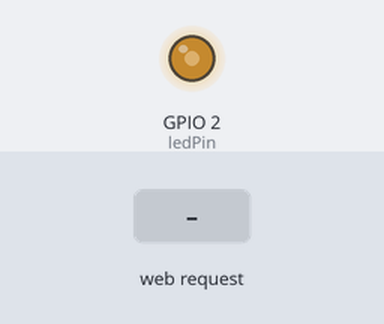
Simulated run of this sketch. Board: ESP32. Shown: output pins drawn as LEDs (lit = HIGH). The inputs (shaded band) are chosen by the test bench. WiFi joins after 1.5 s; servers stay silent unless stated; what the sketch prints to the serial monitor is not drawn.

Above: at 2.7 s.
2.8 s: HTTP request GET /set?value=1 received
At 3.1 s:
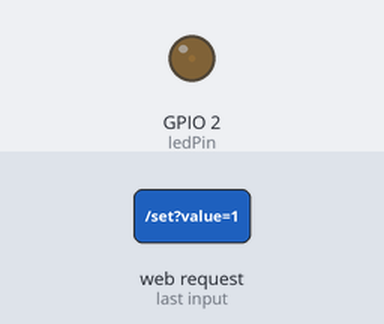
4.3 s: HTTP request GET /set?value=0 received
At 5.4 s:
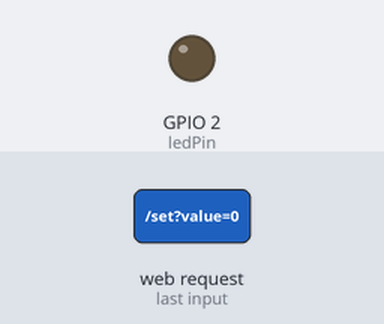
Timing chart, 0 to 7.3 s (numbered marks = the images above; inputs shaded):
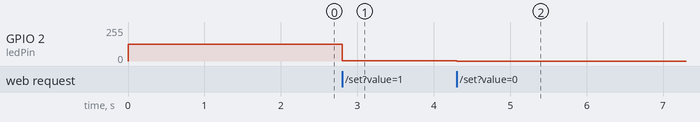

The sketch:

ex07.ino
```cpp
/*
 * ESP32 Web网页端无极调光器
 * 合并PWM呼吸灯与Web服务器功能，实现网页滑动条实时调节LED亮度
 */

#include <WiFi.h>
#include <WebServer.h>

// -------------------------- 请修改此处的WiFi信息 --------------------------
const char* ssid = "那咋了";       // 替换为你的WiFi名称
const char* password = "y17795758225";   // 替换为你的WiFi密码
// -----------------------------------------------------------------------

// LED与PWM配置（沿用你提供的呼吸灯配置）
const int ledPin = 2;                  // 板载LED引脚（GPIO2）
const int freq = 5000;                // PWM频率 5000Hz
const int resolution = 8;             // PWM分辨率 8位，对应取值范围0-255

// Web服务器对象
WebServer server(80);

// 当前亮度值，用于页面初始化显示
int currentBrightness = 127;          // 默认初始亮度为中间值

/**
 * 生成Web页面HTML，包含滑动条与交互JS
 */
String makePage() {
  String html = R"rawliteral(
<!DOCTYPE html>
<html lang="zh-CN">
<head>
  <meta charset="UTF-8">
  <meta name="viewport" content="width=device-width, initial-scale=1.0">
  <title>Web无极调光器</title>
  <style>
    html {
      font-family: Arial, sans-serif;
      text-align: center;
      margin: 0 auto;
      padding: 20px;
      max-width: 400px;
      background-color: #f5f5f5;
    }
    h1 {
      color: #333;
      margin-bottom: 30px;
      font-size: 1.8rem;
    }
    .slider-container {
      margin: 40px 0;
      background: white;
      padding: 30px 20px;
      border-radius: 12px;
      box-shadow: 0 2px 10px rgba(0,0,0,0.1);
    }
    .value-display {
      font-size: 2.5rem;
      font-weight: bold;
      color: #2196F3;
      margin: 0 0 30px 0;
    }
    .slider {
      -webkit-appearance: none;
      width: 100%;
      height: 16px;
      border-radius: 8px;
      background: #e0e0e0;
      outline: none;
    }
    .slider::-webkit-slider-thumb {
      -webkit-appearance: none;
      appearance: none;
      width: 36px;
      height: 36px;
      border-radius: 50%;
      background: #2196F3;
      cursor: pointer;
      transition: background 0.2s;
    }
    .slider::-webkit-slider-thumb:hover {
      background: #1976D2;
    }
    .slider::-moz-range-thumb {
      width: 36px;
      height: 36px;
      border-radius: 50%;
      background: #2196F3;
      cursor: pointer;
      border: none;
      box-shadow: 0 2px 5px rgba(0,0,0,0.2);
    }
    .tip {
      color: #666;
      font-size: 0.9rem;
      margin-top: 20px;
    }
  </style>
</head>
<body>
  <h1>ESP32 无极调光器</h1>
  <div class="slider-container">
    <div class="value-display">亮度: <span id="brightnessValue">)rawliteral" + String(currentBrightness) + R"rawliteral(</span></div>

    <!-- 滑动条控件，min=0, max=255 对应PWM的8位分辨率 -->
    <input
      type="range"
      min="0"
      max="255"
      value=")rawliteral" + String(currentBrightness) + R"rawliteral("
      step="1"
      class="slider"
      id="brightnessSlider"
    >
    <p class="tip">拖动滑动条即可实时调节LED亮度，支持手机/电脑浏览器访问</p >
  </div>

  <script>
    const slider = document.getElementById('brightnessSlider');
    const valueDisplay = document.getElementById('brightnessValue');

    // 监听滑动条的实时输入事件（拖动过程中持续触发，实现平滑实时控制）
    slider.addEventListener('input', function() {
      const value = this.value;
      // 更新页面上的亮度数值显示
      valueDisplay.textContent = value;

      // 异步发送GET请求到ESP32，不刷新页面
      fetch('/set?value=' + value)
        .catch(err => {
          // 简单的错误处理，不影响用户操作
          console.log('请求发送失败:', err);
        });
    });
  </script>
</body>
</html>
)rawliteral";
  return html;
}

/**
 * 处理根路径请求，返回Web页面
 */
void handleRoot() {
  server.send(200, "text/html; charset=UTF-8", makePage());
}

/**
 * 处理亮度设置请求，接收滑动条传来的数值并更新PWM
 */
void handleSet() {
  if (server.hasArg("value")) {
    // 获取URL中的value参数，转换为整数
    int value = server.arg("value").toInt();

    // 限制取值范围，防止非法输入
    if (value >= 0 && value <= 255) {
      currentBrightness = value;
      // 更新PWM占空比，调节LED亮度（新版ledcWrite API，直接通过引脚号写入）
      ledcWrite(ledPin, value);
      Serial.printf("已更新亮度值: %d\n", value);
    }
  }
  // 返回成功响应
  server.send(200, "text/plain", "OK");
}

void setup() {
  Serial.begin(115200);
  Serial.println("正在初始化系统...");

  // 初始化PWM，绑定引脚、频率与分辨率（新版API，自动分配通道）
  ledcAttach(ledPin, freq, resolution);
  // 设置初始亮度
  ledcWrite(ledPin, currentBrightness);

  // 连接WiFi
  WiFi.begin(ssid, password);
  Serial.print("正在连接WiFi");
  while (WiFi.status() != WL_CONNECTED) {
    delay(500);
    Serial.print(".");
  }
  Serial.println("\nWiFi连接成功!");
  Serial.print("请在浏览器中访问: http://");
  Serial.println(WiFi.localIP());

  // 注册Web路由
  server.on("/", handleRoot);        // 根页面
  server.on("/set", handleSet);      // 亮度设置接口

  // 启动Web服务器
  server.begin();
  Serial.println("Web服务器已启动，等待客户端连接...");
}

void loop() {
  // 处理Web客户端请求
  server.handleClient();
}
```

Measured:
- after the input at 2.8 s, GPIO 2 (ledPin): 127/255 → 1/255 at once
- after the input at 4.3 s, GPIO 2 (ledPin): 1/255 → 0/255 at once
